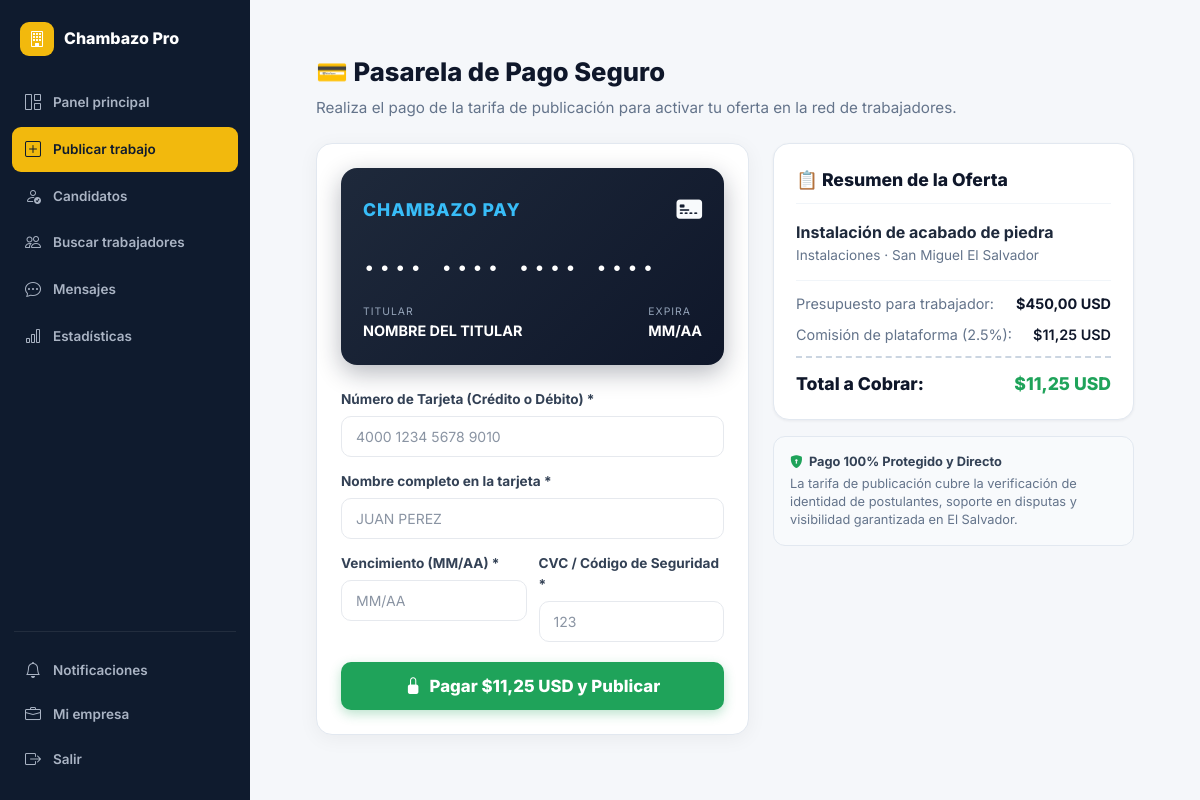
Screenshot of /contratista/trabajo/1/pagar/ (signed in) with the database file from the repository.
### core/models.py (models this page shows, shortened)
class Trabajo(models.Model):
    ESTADO_VACANTE = [
        ('disponible', 'Disponible'),
        ('en_proceso', 'En proceso'),
        ('ocupada', 'Ocupada'),
    ]
    contratista   = models.ForeignKey(User, on_delete=models.CASCADE, related_name='trabajos_publicados')
    titulo        = models.CharField(max_length=200)
    categoria     = models.CharField(max_length=50, choices=CATEGORY_CHOICES)
    descripcion   = models.TextField()
    requisitos    = models.TextField(blank=True)
    beneficios    = models.TextField(blank=True)
    ubicacion     = models.CharField(max_length=200)
    lat           = models.FloatField(null=True, blank=True)
    lng           = models.FloatField(null=True, blank=True)
    presupuesto   = models.DecimalField(max_digits=10, decimal_places=2)
    es_urgente    = models.BooleanField(default=False)
    estado_vacante= models.CharField(max_length=20, choices=ESTADO_VACANTE, default='disponible')
    activo        = models.BooleanField(default=True)
    creado        = models.DateTimeField(auto_now_add=True)
    actualizado   = models.DateTimeField(auto_now=True)
    habilidades_req = models.JSONField(default=list, blank=True)
    vistas        = models.PositiveIntegerField(default=0)
    modalidad     = models.CharField(max_length=20, choices=[
        ('presencial','Presencial'), ('remoto','Remoto'), ('hibrido','Híbrido')
    ], default='presencial')
    duracion      = models.CharField(max_length=100, blank=True,
                                     help_text='Ej: 3 días, 1 semana')
    verificacion_requerida = models.BooleanField(default=False)
    fecha_inicio  = models.DateField(null=True, blank=True)
    fecha_limite  = models.DateField(null=True, blank=True)
    nivel_experiencia = models.CharField(max_length=30, choices=[
        ('sin_experiencia', 'Sin experiencia previa'),
        ('intermedio', 'Intermedio (1-3 años)'),
        ('experto', 'Experto (+3 años)')
    ], default='intermedio')
    herramientas  = models.CharField(max_length=30, choices=[
        ('empleador', 'Proporcionadas por el empleador'),
        ('trabajador', 'El trabajador debe traer sus herramientas'),
        ('ambos', 'Mixto')
    ], default='empleador')
    horario       = models.CharField(max_length=100, blank=True, help_text='Ej: 8:00 AM - 5:00 PM')
    vacantes_disponibles = models.PositiveIntegerField(default=1)
    transporte_propio = models.BooleanField(default=False)
    contacto_emergencia_sitio = models.CharField(max_length=150, blank=True)
    comision_plataforma = models.DecimalField(max_digits=8, decimal_places=2, default=0.00)
    tarifa_urgencia     = models.DecimalField(max_digits=8, decimal_places=2, default=0.00)
    total_a_pagar       = models.DecimalField(max_digits=10, decimal_places=2, default=0.00)
    pagado        = models.BooleanField(default=False)
    fecha_pago    = models.DateTimeField(null=True, blank=True)
    metodo_pago_id= models.CharField(max_length=100, blank=True, help_text='ID de transacción / comprobante de tarjeta')
    def calcular_tarifas(self):
        base_pres = Decimal(str(self.presupuesto or 0))
        self.comision_plataforma = max(Decimal('2.00'), round(base_pres * Decimal('0.025'), 2))
        if self.es_urgente:
            self.tarifa_urgencia = Decimal('3.00')  # Tarifa extra de urgencia / visibilidad
            self.total_a_pagar = self.comision_plataforma + self.tarifa_urgencia
        else:
            self.tarifa_urgencia = Decimal('0.00')
            self.total_a_pagar = self.comision_plataforma
        return self.total_a_pagar
    fecha_pago    = models.DateTimeField(null=True, blank=True)
    class Meta:
        ordering = ['-creado']

### core/views.py (the view)
# urls.py: path('contratista/trabajo/<int:pk>/pagar/', views.pagar_trabajo, name='pagar_trabajo'),
@login_required
def pagar_trabajo(request, pk):
    trabajo = get_object_or_404(Trabajo, pk=pk, contratista=request.user)
    trabajo.calcular_tarifas()
    if request.method == 'POST':
        form = PagoTarjetaForm(request.POST)
        if form.is_valid():
            card_num = form.cleaned_data['numero_tarjeta'].replace(' ', '')
            last4 = card_num[-4:] if len(card_num) >= 4 else '4242'
            trabajo.metodo_pago_id = f"CHZ-CARD-*{last4}-{random.randint(1000, 9999)}"
            trabajo.pagado = True
            trabajo.fecha_pago = timezone.now()
            trabajo.activo = True
            trabajo.save()
            crear_notif(
                request.user, 'sistema',
                f'💳 Pago confirmado (${trabajo.total_a_pagar} USD)',
                f'Tu oferta "{trabajo.titulo}" ha sido activada y ya está disponible para los trabajadores. Comprobante: {trabajo.metodo_pago_id}',
                f'/trabajo/{trabajo.pk}/'
            )
            from .email_utils import enviar_notif_trabajo_publicado
            enviar_notif_trabajo_publicado(trabajo)
            messages.success(request, f'✅ ¡Pago de ${trabajo.total_a_pagar} USD aprobado con éxito! Tu vacante ya está activa.')
            return redirect('candidatos', pk=trabajo.pk)
        else:
            messages.error(request, 'Por favor verifica los datos de tu tarjeta.')
    else:
        form = PagoTarjetaForm()
    ctx = ctx_base(request)
    ctx.update({
        'trabajo': trabajo,
        'form': form,
        'active': 'publicar'
    })
    return render(request, 'core/pagar_trabajo.html', ctx)

### core/forms.py
class PagoTarjetaForm(forms.Form):
    numero_tarjeta = forms.CharField(max_length=19, widget=forms.TextInput(attrs={
        'class': 'form-control', 'placeholder': '4000 1234 5678 9010', 'id': 'card_number', 'autocomplete': 'cc-number'
    }), label='Número de tarjeta')
    titular_tarjeta = forms.CharField(max_length=80, widget=forms.TextInput(attrs={
        'class': 'form-control', 'placeholder': 'JUAN PEREZ', 'id': 'card_holder'
    }), label='Nombre del titular')
    exp_mes_ano = forms.CharField(max_length=5, widget=forms.TextInput(attrs={
        'class': 'form-control', 'placeholder': 'MM/AA', 'id': 'card_exp'
    }), label='Vencimiento')
    cvc = forms.CharField(max_length=4, widget=forms.PasswordInput(attrs={
        'class': 'form-control', 'placeholder': '123', 'id': 'card_cvc', 'maxlength': '4'
    }), label='CVC / CVV')

### core/context_processors.py (called while the page is built)
def global_settings(request):
    return {
        'GOOGLE_MAPS_KEY': getattr(settings, 'GOOGLE_MAPS_API_KEY', ''),
    }

### core/views.py (called while the page is built)
def ctx_base(request):
    ctx = {'GOOGLE_MAPS_KEY': settings.GOOGLE_MAPS_API_KEY}
    if request.user.is_authenticated:
        ctx['notif_count'] = Notificacion.objects.filter(usuario=request.user, leida=False).count()
        if request.user.profile.rol == 'trabajador':
            ctx['urgentes_count'] = Trabajo.objects.filter(activo=True, es_urgente=True).count()
            ctx['solicitudes_pend_count'] = Solicitud.objects.filter(
                trabajador=request.user, estado__in=['pendiente', 'en_revision']).count()
    return ctx

### core/templates/core/pagar_trabajo.html (shortened to what this page needs)
{% extends 'core/base.html' %}
{% block body %}
{% include 'core/_sidebar_contratista.html' %}
<div class="content-container" style="max-width:850px;margin:0 auto;padding:24px 16px;">
  <div style="margin-bottom:24px;">
    <h1 style="font-size:1.6rem;font-weight:800;color:#0f172a;margin-bottom:4px;">💳 Pasarela de Pago Seguro</h1>
    <p style="color:#64748b;font-size:0.95rem;margin:0;">
      Realiza el pago de la tarifa de publicación para activar tu oferta en la red de trabajadores.
    </p>
  </div>
  <div style="display:grid;grid-template-columns:1.2fr 1fr;gap:24px;align-items:start;">
    <div class="card" style="background:#fff;border-radius:16px;padding:24px;border:1px solid #e2e8f0;box-shadow:0 4px 20px rgba(0,0,0,0.05);">
      <div style="background:linear-gradient(135deg, #1e293b, #0f172a);color:#fff;border-radius:16px;padding:22px;margin-bottom:24px;box-shadow:0 8px 24px rgba(15,23,42,0.3);position:relative;overflow:hidden;">
        <div style="display:flex;justify-content:space-between;align-items:center;margin-bottom:24px;">
          <span style="font-size:1.1rem;font-weight:800;letter-spacing:1px;color:#38bdf8;">CHAMBAZO PAY</span>
          <i class="bi bi-credit-card-2-front-fill" style="font-size:1.6rem;color:#f8fafc;"></i>
        </div>
        <div id="previewCardNumber" style="font-family:'Courier New', monospace;font-size:1.3rem;letter-spacing:3px;margin-bottom:18px;">
          •••• •••• •••• ••••
        </div>
        <div style="display:flex;justify-content:space-between;align-items:flex-end;">
          <div>
            <div style="font-size:0.65rem;color:#94a3b8;text-transform:uppercase;letter-spacing:1px;">Titular</div>
            <div id="previewCardHolder" style="font-weight:700;font-size:0.9rem;text-transform:uppercase;">NOMBRE DEL TITULAR</div>
          </div>
          <div>
            <div style="font-size:0.65rem;color:#94a3b8;text-transform:uppercase;letter-spacing:1px;">Expira</div>
            <div id="previewCardExp" style="font-weight:700;font-size:0.9rem;">MM/AA</div>
          </div>
        </div>
      </div>
      <form method="POST">
        <div style="margin-bottom:14px;">
          <label style="display:block;font-weight:700;font-size:0.85rem;margin-bottom:6px;color:#334155;">Número de Tarjeta (Crédito o Débito) *</label>
          {{ form.numero_tarjeta }}
        </div>
        <div style="margin-bottom:14px;">
          <label style="display:block;font-weight:700;font-size:0.85rem;margin-bottom:6px;color:#334155;">Nombre completo en la tarjeta *</label>
          {{ form.titular_tarjeta }}
        </div>
        <div style="display:grid;grid-template-columns:1fr 1fr;gap:12px;margin-bottom:20px;">
          <div>
            <label style="display:block;font-weight:700;font-size:0.85rem;margin-bottom:6px;color:#334155;">Vencimiento (MM/AA) *</label>
            {{ form.exp_mes_ano }}
          </div>
          <div>
            <label style="display:block;font-weight:700;font-size:0.85rem;margin-bottom:6px;color:#334155;">CVC / Código de Seguridad *</label>
            {{ form.cvc }}
          </div>
        </div>
        <button type="submit" style="width:100%;background:#1FA35A;color:#fff;border:none;padding:14px;border-radius:10px;font-weight:800;font-size:1.05rem;cursor:pointer;display:flex;align-items:center;justify-content:center;gap:8px;box-shadow:0 4px 12px rgba(31,163,90,0.3);">
          <i class="bi bi-lock-fill"></i> Pagar ${{ trabajo.total_a_pagar }} USD y Publicar
        </button>
      </form>
    </div>
    <div>
      <div class="card" style="background:#fff;border-radius:16px;padding:22px;border:1px solid #e2e8f0;margin-bottom:16px;">
        <h3 style="font-size:1.1rem;font-weight:800;color:#0f172a;margin-bottom:16px;border-bottom:1px solid #f1f5f9;padding-bottom:10px;">
          📋 Resumen de la Oferta
        </h3>
        <div style="margin-bottom:14px;">
          <div style="font-weight:700;color:#1e293b;">{{ trabajo.titulo }}</div>
          <div style="font-size:0.85rem;color:#64748b;">{{ trabajo.get_categoria_display }} · {{ trabajo.ubicacion }}</div>
        </div>
        <div style="border-top:1px solid #f1f5f9;padding-top:12px;margin-top:12px;">
          <div style="display:flex;justify-content:space-between;margin-bottom:8px;font-size:0.9rem;color:#64748b;">
            <span>Presupuesto para trabajador:</span>
            <strong style="color:#0f172a;">${{ trabajo.presupuesto }} USD</strong>
          </div>
          <div style="display:flex;justify-content:space-between;margin-bottom:8px;font-size:0.9rem;color:#64748b;">
            <span>Comisión de plataforma (2.5%):</span>
            <span style="color:#0f172a;font-weight:600;">${{ trabajo.comision_plataforma }} USD</span>
          </div>
          <div style="display:flex;justify-content:space-between;padding-top:12px;margin-top:10px;border-top:2px dashed #cbd5e1;font-size:1.1rem;font-weight:800;">
            <span style="color:#0f172a;">Total a Cobrar:</span>
            <span style="color:#1FA35A;">${{ trabajo.total_a_pagar }} USD</span>
          </div>
        </div>
      </div>
      <div style="background:#f8fafc;border:1px solid #e2e8f0;border-radius:12px;padding:16px;font-size:0.8rem;color:#64748b;line-height:1.4;">
        <div style="font-weight:700;color:#334155;margin-bottom:4px;display:flex;align-items:center;gap:6px;">
          <i class="bi bi-shield-lock-fill" style="color:#1FA35A;"></i> Pago 100% Protegido y Directo
        </div>
        La tarifa de publicación cubre la verificación de identidad de postulantes, soporte en disputas y visibilidad garantizada en El Salvador.
      </div>
    </div>
  </div>
</div>
{% include 'core/_sidebar_close.html' %}
{% endblock %}

### static/css/chambazo.css (style rules this page uses)
:root { --green:#1FA35A; --green-dark:#178449; --green-light:#e7f7ee; --green-glow:rgba(31,163,90,.18); --yellow:#F2B90D; --yellow-dark:#c99a08; --yellow-light:#fdf6dc; --red:#e5484d; --red-light:#fdeceb; --blue:#3b82f6; --blue-light:#e8f0fe; --purple:#8b5cf6; --purple-light:#f1ebfe; --navy:#0f1b2e; --navy-2:#16233a; --navy-3:#1c2c47; --dark:#0f172a; --mid:#4b5768; --muted:#8a94a3; --border:#e6e9ee; --bg:#f5f7fa; --white:#ffffff; --r-sm:8px; --r:12px; --r-lg:16px; --r-xl:22px; --sh:0 1px 3px rgba(15,23,42,.06); --sh-md:0 4px 14px rgba(15,23,42,.08); --sh-lg:0 10px 34px rgba(15,23,42,.12); --sh-xl:0 24px 64px rgba(15,23,42,.18); --font:'Inter',system-ui,sans-serif; --tr:all .18s cubic-bezier(.4,0,.2,1); }
*,*::before,*::after { box-sizing:border-box;margin:0;padding:0 }
html { scroll-behavior:smooth }
body { font-family:var(--font);background:var(--bg);color:var(--dark);line-height:1.55;-webkit-font-smoothing:antialiased }
input,textarea,select,button { font-family:inherit }
.card { background:#fff;border-radius:var(--r);box-shadow:var(--sh);border:1px solid var(--border) }
.form-control { width:100%;padding:11px 14px;border-radius:10px;border:1.5px solid var(--border);font-size:14px;color:var(--dark);background:#fff;transition:var(--tr);outline:none }
.form-control::placeholder { color:var(--muted) }

### rows the page displays
Trabajo: total_a_pagar "11,25", titulo "Instalación de acabado de piedra", categoria "Instalaciones", ubicacion "San Miguel El Salvador", presupuesto "450,00", comision_plataforma "11,25"
